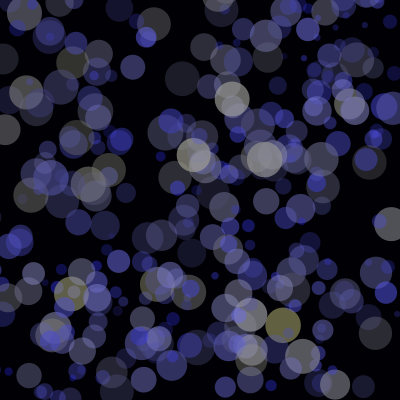
Frame 1 (no input)
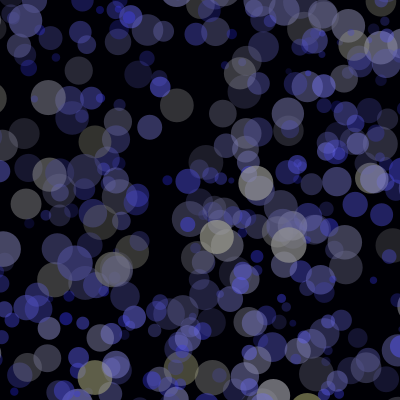
Frame 60 (the mouse pressed at the canvas centre just before this capture)
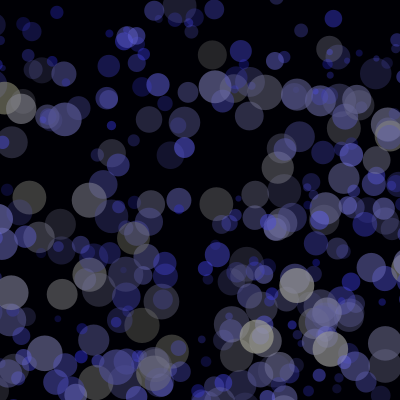
Frame 120 (the mouse held since frame 60 and released just before this capture)

The Processing sketch that drew these frames (run headless with seeded random() and noise(); from frame 60 on, the mouse is pressed at the canvas centre):

// Processing sketch: processing_86416
// ── processing_86416.pde

// fonction des particules du monstre séparé du reste du code pour la création.

float xDotR, yDotR;
float cR, cG, cB, cT, ecRGB, ecT ;



// variable pour particule:
int nbDotPE =500;

float[] xDotPE=new float [nbDotPE]; //pour la continuité des couleurs dans les particules
float[] yDotPE=new float [nbDotPE];
float[] cRPE=new float [nbDotPE];
float[] cBPE=new float [nbDotPE];
float[] cGPE=new float [nbDotPE];
float[] cTPE=new float [nbDotPE];
float[] xyDeepPE=new float [nbDotPE];

// variable locale à detecPartEauSourie
float xVitesse = 0; //la vitesse accumulée
float yVitesse = 0; 

float k=0.15;   //premier paramètre de l'élasticité (entre 0 et 1)
float d=0.9;    //deuxième paramètre de l'élasticité (entre 0 et 1)
float xVStable=d;//PErmet de stabilisé la vitesse lorsque mousePressed=0
float yVStable=d/4;

int souriePressed=0;

float mouseXOld=0;
float mouseYOld=0;
int lastTime=0;


void setup() {
  size(400, 400);
  smooth();

  noStroke();

  cR=55;
  cG=105;
  cB=205;
  cT=105;
  ecRGB=40;
  ecT=50;
  xDotR=30;
  yDotR=30;
  setupPartEau(-100, -100, 500, 500);
}

void draw() {

  background(0, 0, 5);

  if (souriePressed==1) {

    xVitesse=(mouseX - mouseXOld);
    yVitesse=(mouseY - mouseYOld); 
    mouseXOld=mouseX; //en second pour avoir une vitesse p/r à la sourie et rachaichir
    mouseYOld=mouseY;  

    dessinPartEau(-100, -100, 500, 500);
    xVitesse = d * (xVitesse + k * (mouseX - mouseXOld)); //PErmet d'être pret lorsque mouseRelease 
    yVitesse = d * (yVitesse + k * (mouseY - mouseYOld));
  }

  else { 
    mouseXOld=mouseX; //présent afin d'initialié le mouseOld, 
    mouseYOld=mouseY;
    xVitesse = d * (xVitesse + k);
    yVitesse = d * (yVitesse + k);
    dessinPartEau(-100, -100, 500, 500);
  }
}


void mousePressed() {
  if ( mouseButton == LEFT ) { //appliqué uniquement 1 fois
    souriePressed = 1;
    xVStable=0;
    yVStable=0;
  }
}

void mouseReleased() {
  souriePressed = 0;
  xVStable=d;
  yVStable=d/1.5;
}

void dessinPartEau(float gaucheBox, float hautBox, float droiteBox, float basBox) {
  
  
  
  for (int i=0;i<nbDotPE;i++) {

   fill (cGPE[i], cGPE[i], cBPE[i], cTPE[i]); 


    xDotPE[i] = xDotPE[i] + (xVitesse-xVStable)*xyDeepPE[i]*1.3;
    yDotPE[i] = yDotPE[i] + (yVitesse-yVStable)*xyDeepPE[i]*1.3;
    xDotR=30*(xyDeepPE[i]);
    yDotR=30*(xyDeepPE[i]);

    if (xDotPE[i]>droiteBox+xDotR) {
      xDotPE[i] = xDotPE[i] - droiteBox + xDotR  + gaucheBox ;
    }
    if (yDotPE[i] > basBox + yDotR ) {
      yDotPE[i] = yDotPE[i] - basBox + yDotR  + hautBox ;
    }
    if (xDotPE[i] < gaucheBox -xDotR) {
      xDotPE[i] = xDotPE[i] + droiteBox - xDotR  - gaucheBox ;
    }
    if (yDotPE[i]<hautBox-yDotR) {
      yDotPE[i] = yDotPE[i] + basBox - yDotR  - hautBox ;
    }
    ellipse (xDotPE[i], yDotPE[i], xDotR, yDotR); // ne dessine pas lorsque hors cadre!!
  }
}

void setupPartEau(float gaucheBox, float hautBox, float droiteBox, float basBox) {//forme pour le fond afin qu'il ne se déplace pas avec x et y

  for (int i=0;i<nbDotPE;i++) {
    xyDeepPE[i] = random(0.2, 1.2); 
    xDotPE[i] = random (gaucheBox, gaucheBox+droiteBox);

    yDotPE[i] = random(hautBox, hautBox+basBox); 
    cRPE[i]=(int)random ( cR-ecRGB, cR+ecRGB)*map(xyDeepPE[i], 0.2, 1.2, 0.6, 1.2);
    cGPE[i]=(int)random ( cG-ecRGB, cG+ecRGB)*map(xyDeepPE[i], 0.2, 1.2, 0.6, 1.2);
    cBPE[i]=(int)random ( cB-ecRGB, cB+ecRGB)*map(xyDeepPE[i], 0.2, 1.2, 1.5, 0.6);
    cTPE[i]=(int)random ( cT-ecT, cT+ecT)*map(xyDeepPE[i], 0.2, 1.2, 0.6, 1.2);
  }
}
